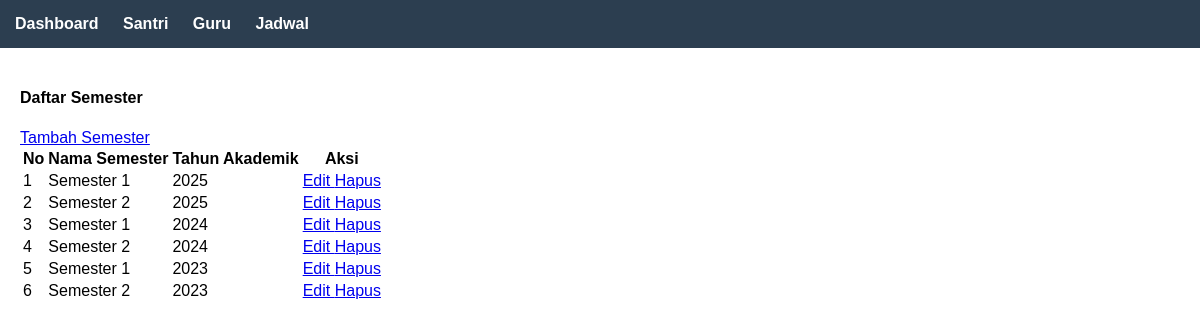
The app's page /semester/ with its own data.
### administrator/models.py (models this page shows, shortened)
class Semester(models.Model):
    nama_semester = models.CharField(max_length=20)  # Ganjil / Genap
    tahun_akademik = models.ForeignKey(TahunAkademik, on_delete=models.CASCADE)
    class Meta:
        verbose_name = "Semester"
        verbose_name_plural = "Semester"

class TahunAkademik(models.Model):
    tahun = models.CharField(max_length=9)  # contoh: 2025/2026
    aktif = models.BooleanField(default=True)
    class Meta:
        verbose_name = "Tahun Akademik"
        verbose_name_plural = "Tahun Akademik"

### administrator/views.py (the view)
# urls.py: path('semester/', views.semester_list, name='semester_list'),
def semester_list(request):
    semester = Semester.objects.select_related('tahun_akademik').all()
    context = {
        'semester': semester
    }
    return render(request, 'semester/list.html', context)

### templates/semester/list.html (shortened to what this page needs)
{% extends 'base.html' %}
{% block content %}
<div class="container-fluid">
    <div class="row">
        <div class="col-12">
            <div class="card">
                <div class="card-header d-flex justify-content-between align-items-center">
                    <h4 class="card-title">Daftar Semester</h4>
                    <a href="{% url 'semester_tambah' %}" class="btn btn-primary">
                         Tambah Semester
                    </a>
                </div>
                <div class="card-body">
                    <div class="table-responsive">
                        <table class="table table-striped table-bordered">
                            <thead>
                                <tr>
                                    <th>No</th>
                                    <th>Nama Semester</th>
                                    <th>Tahun Akademik</th>
                                    <th>Aksi</th>
                                </tr>
                            </thead>
                            <tbody>
                                {% for item in semester %}
                                <tr>
                                    <td>{{ forloop.counter }}</td>
                                    <td>{{ item.nama_semester }}</td>
                                    <td>{{ item.tahun_akademik.tahun }}</td>
                                    <td>
                                        <a href="{% url 'semester_edit' item.id %}" class="btn btn-sm btn-warning" title="Edit">
                                             Edit
                                        </a>
                                        <a href="{% url 'semester_hapus' item.id %}" class="btn btn-sm btn-danger"
                                           onclick="return confirm('Apakah Anda yakin ingin menghapus semester ini?')" title="Hapus">
                                             Hapus
                                        </a>
                                    </td>
                                </tr>
                                {% empty %}
                                <tr>
                                    <td colspan="4" class="text-center">Tidak ada data semester</td>
                                </tr>
                                {% endfor %}
                            </tbody>
                        </table>
                    </div>
                </div>
            </div>
        </div>
    </div>
</div>
{% endblock %}

### templates/base.html (style rules this page uses)
body { font-family: Arial; margin: 0; padding: 0; }

### records on screen
Semester: nama_semester "Semester 1", tahun_akademik.tahun "2025"
Semester: nama_semester "Semester 2", tahun_akademik.tahun "2025"
Semester: nama_semester "Semester 1", tahun_akademik.tahun "2024"
Semester: nama_semester "Semester 2", tahun_akademik.tahun "2024"
Semester: nama_semester "Semester 1", tahun_akademik.tahun "2023"
Semester: nama_semester "Semester 2", tahun_akademik.tahun "2023"
